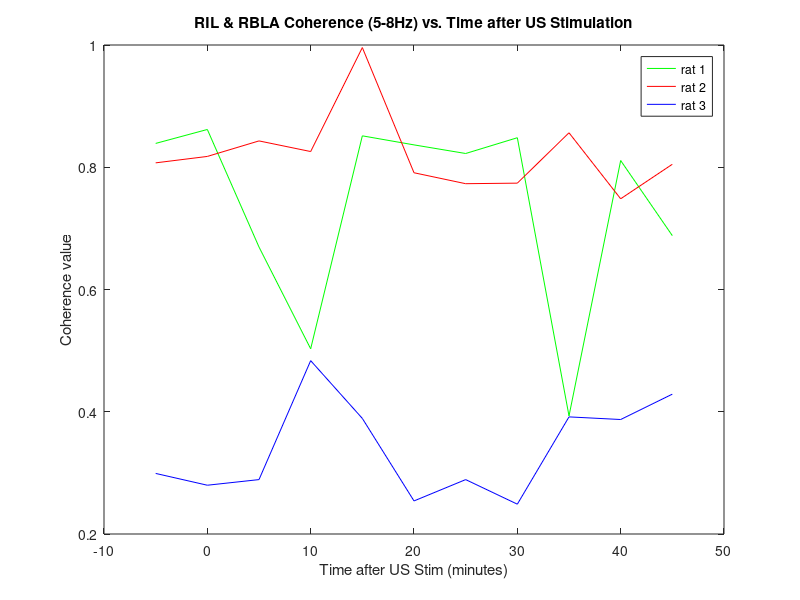
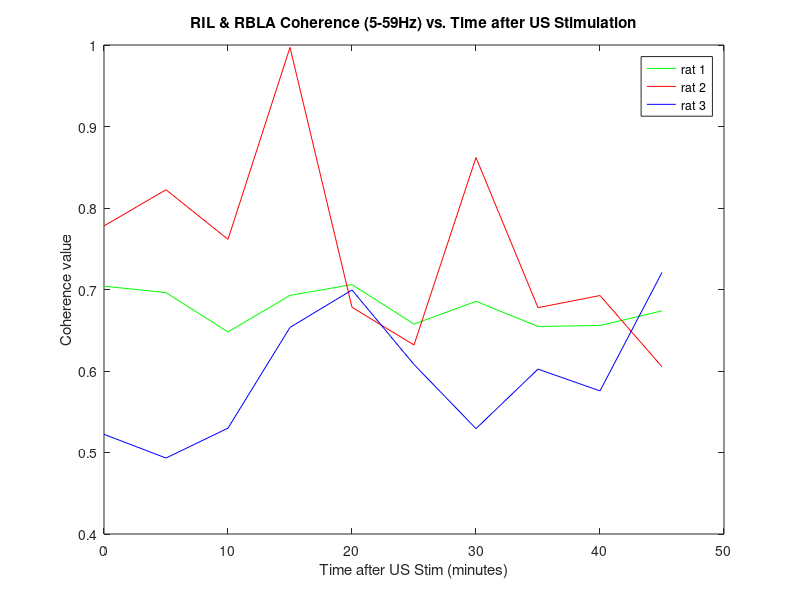

Write MATLAB code to recreate these figures, in order.
% %%  Authors: Kat Floerchinger, Hannah Mach, Henry Tan
% %This code plots dcoherence/dt for the Moritz Rat Pain Study 
% clear all
% close all
% clc
% %% reading rat experiment files 
% 
% % whichrat = input("Which experiment to run? '1' = 8/18/21 rat, '2' = 8/24/21 rat 1, '3' = 8/24/21 rat 2: "); 
% % 
% % if whichrat == 1 
% %     MainDirectory = 'C:\Users\Administrator\MATLAB\Projects\Pain_study\Data\08_18_2021 rat\';
% %     file1={'last 5 min baseline\', '5 min stim\', 'after stim 1\','after stim 2\','after stim 3\', 'after stim 4\', 'after stim 5\', 'after stim 6\', 'after stim 7\', 'after stim 8\', 'after stim 9\', 'after stim 10\','after stim 11\','after stim 12\'};
% %     file1={'last 5 min baseline\', '5 min stim\', 'after stim 1\','after stim 2\','after stim 3\', 'after stim 4\', 'after stim 5\', 'after stim 6\', 'after stim 7\', 'after stim 8\', 'after stim 9\'};
% % elseif whichrat == 2 
% %     MainDirectory = 'C:\Users\Administrator\MATLAB\Projects\Pain_study\Data\08_24_2021 rat 1\';
% %     file1={'last 5 min baseline\', '5 min stim\', 'after stim 1\','after stim 2\','after stim 3\', 'after stim 4\', 'after stim 5\', 'after stim 6\', 'after stim 7\', 'after stim 8\', 'after stim 9\'};
% % elseif whichrat == 3 
% %     MainDirectory = 'C:\Users\Administrator\MATLAB\Projects\Pain_study\Data\08_24_2021 rat 2\';
% %     file1={'last 5 min baseline\', '5 min stim\', 'after stim 1\','after stim 2\','after stim 3\', 'after stim 4\', 'after stim 5\', 'after stim 6\', 'after stim 7\', 'after stim 8\', 'after stim 9\'};
% % end 
% 
% 
% %% creating coherence Matrix to store values 
% 
% %% Reading experiment dates 
% 
% 
% file1= {'8.18.21 5 min renamed\', '8.24.21 r1 5 min\', '8.24.21 r2 5 min\'} ;
% str=string(file1);
% Directories = {'C:\Users\Henry\MATLAB\Projects\Pain_Study\Data\08_18_2021 rat\', 'C:\Users\Henry\MATLAB\Projects\Pain_Study\Data\08_24_2021 rat 1\', 'C:\Users\Henry\MATLAB\Projects\Pain_Study\Data\08_24_2021 rat 2\'} ; 
% dirs = string(Directories) ; 
% % MainDirectory = {'C:\Users\Henry\MATLAB\Projects\Pain_Study\Data\'} ; 
% 
% % for i = 1:length(dirs) 
% for rat = 1
% % for f=1:length(str) 
% for f=1
% MainDirectory = dirs{rat, rat} ;
% folder = fullfile(MainDirectory,str{f});
% 
% %Change what is in the string depending on which file\files you want to run
% file_list = dir([folder 'Trial*.mat']);
% baseline = dir([folder 'Trial 1.mat']); 
% 
% set_channels=[1 2 3 4 5]; 
% ch_names={'RIL','LBLA','RBLA', 'LIL', 'stimdata'}; 
% trial_names={' FIRST LIGHT ONLY' 'LIGHT + US' ' SECOND LIGHT ONLY'};
% 
% %% channel configuration
% 
% % if folder == 'C:\Users\Henry\MATLAB\Projects\Pain_Study\Data\08_18_2021 rat\8.18.21 5 min\' 
% if rat == 1 
% % if i == 1 
%     RIL=set_channels(2);LBLA=set_channels(4);RBLA=set_channels(1);LIL=set_channels(3);stim=set_channels(5) ;
% % end 
% % if folder == 'C:\Users\Henry\MATLAB\Projects\Pain_Study\Data\08_24_2021 rat 1\8.24.21 r1 5 min\'  
% %     RIL=set_channels(4);LBLA=set_channels(1);RBLA=set_channels(2);LIL=set_channels(3);stim=set_channels(6) ;
% % end 
% % if folder == 'C:\Users\Henry\MATLAB\Projects\Pain_Study\Data\08_24_2021 rat 2\8.24.21 r2 5 min\'  
% %     RIL=set_channels(2);LBLA=set_channels(1);RBLA=set_channels(4);LIL=set_channels(3);stim=set_channels(6) ;
% end 
% 
% %% calculate pre-stim RMS for normalization 
% 
% % baseline_rms=[];
% % disp(baseline.name);
% % load([folder baseline.name])
% % calc_baseline;
% 
% % create matrix to hold data for statistical testing
% for_stats_new = [];
% for_stats_analysis=[];
% %insert thresholding here
% 
% coh_matrix = zeros(4,11) ;
% 
% for z=1:11
% %      if isequal(file_list(z).name,"Trial 2.mat"), continue, end %for 12-23
%     disp(z)% display the number that the code is on in the terminal, do not put a ';' after it 
%     disp(file_list(z).name);% displays the name of the file in the terminal
%     load([folder file_list(z).name]);% bringing the file data into matlab so that the code can run
%     calc_coherence;
%     coh_matrix(rat, z) = cohmed ; 
% end
% end 
% end 
% % 
% % min5 = 1:11 ;
% % plot(min5, coh_matrix)
% 
% min5 = 1:14 ;
% plot(min5, coh_matrix)
% title ('Coherence in 5 Minute Intervals Across 3 Mice')
% % title ('Coherence in 5 Minute Intervals Across 3 Mice (45 Minutes After Stim)')
% xlabel ('Time (in 5 Minute Intervals)')
% ylabel ('Coherence Value')
% legend ('8/18/21 Rat 1', '8/24/21 Rat 1' , '8/24/21 Rat 2', 'location' , 'best')
% set(gca,'XTick',(1:14)); %This is going to be the only values affected. 
% set(gca,'XTickLabel',[-5 0 5 10 15 20 25 30 35 40 45 50 55 60] ); %This is what it's going to appear in those places.
% 
% 
figure   
y1 = [0.8390 0.8618 0.6695 0.5030 0.8514 0.8366 0.8225 0.8483 0.3932 0.8110 0.6881];
x1 = [-5 0 5 10 15 20 25 30 35 40 45] ;
p1 = plot(x1, y1, 'g','DisplayName','rat 1') ;
hold on 
y2 = [0.8072 0.8177 0.8431 0.8257 0.9958 0.791 0.7731 0.7740 0.8564 0.7484 0.8049 ] ;
p2 = plot(x1, y2, 'r','DisplayName','rat 2') ;
hold on 
y3 = [0.2991 0.2798 0.2890 0.4836 0.3891 0.2541 0.2890 0.2488 0.3916 0.3873 0.4288] ;
p3 = plot(x1, y3, 'b','DisplayName','rat 3') ;
title('RIL & RBLA Coherence (5-8Hz) vs. Time after US Stimulation')
xlabel('Time after US Stim (minutes)') 
ylabel('Coherence value') 
legend([p1 p2 p3],{'rat 1','rat 2', 'rat 3'})

figure 
y1 = [0.7041 0.6962 0.6479 0.6928 0.7060 0.6576 0.6855 0.6547 0.6558 0.6738];
% y1 = [0.7072 0.7041 0.6962 0.6479 0.6928 0.7060 0.6576 0.6855 0.6547 0.6558 0.6738];
x1 = [0 5 10 15 20 25 30 35 40 45] ;
p1 = plot(x1, y1, 'g','DisplayName','rat 1') ;
hold on 
y2 = [0.7780 0.8224 0.7615 0.9971 0.6782 0.6319 0.8619 0.6777 0.6926 0.6052] ;
p2 = plot(x1, y2, 'r','DisplayName','rat 2') ;
hold on 
y3 = [0.5223 0.4932 0.5299 0.6535 0.6994 0.6080 0.5293 0.6023 0.5756 0.7209] ;
p3 = plot(x1, y3, 'b','DisplayName','rat 3') ;
title('RIL & RBLA Coherence (5-59Hz) vs. Time after US Stimulation')
xlabel('Time after US Stim (minutes)') 
ylabel('Coherence value') 
legend([p1 p2 p3],{'rat 1','rat 2', 'rat 3'})

